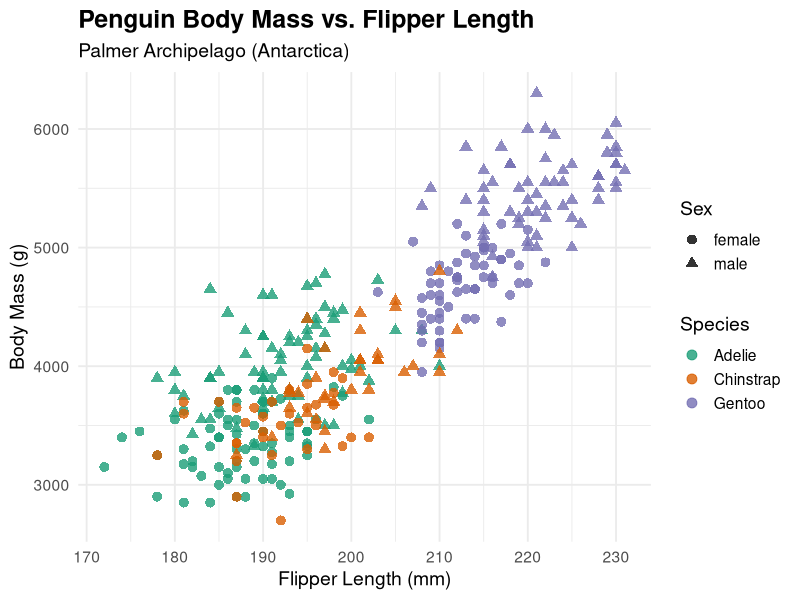

Source code (R):
## ---- chunk 1
suppressPackageStartupMessages(library(tidyverse))
library(palmerpenguins)
## ---- chunk 2
# Load required packages
library(tidyverse)
library(palmerpenguins)

# Remove rows with missing values
penguins_clean <- penguins %>% drop_na()

# Create a beautiful scatter plot
ggplot(data = penguins_clean, 
       mapping = aes(x = flipper_length_mm, 
                     y = body_mass_g, 
                     color = species,
                     shape = sex)) +
  geom_point(alpha = 0.8, size = 3) +
  scale_color_brewer(palette = "Dark2") +
  labs(
    title = "Penguin Body Mass vs. Flipper Length",
    subtitle = "Palmer Archipelago (Antarctica)",
    x = "Flipper Length (mm)",
    y = "Body Mass (g)",
    color = "Species",
    shape = "Sex"
  ) +
  theme_minimal(base_size = 14) +
  theme(
    plot.title = element_text(face = "bold", size = 18),
    plot.subtitle = element_text(size = 14),
    legend.position = "right"
  )

